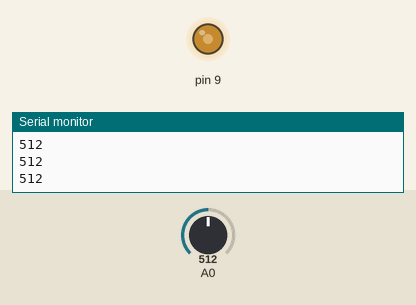
Recording of a sketch running on a simulated Arduino Uno, built with avr-gcc and run on an emulated ATmega328P. Parts: output pins drawn as LEDs (lit = HIGH), the last lines printed to the serial monitor. Inputs (shaded band) come from the test bench; at power-on: A0 = 512.

Above: at 1.2 s.
1.3 s: A0 set to 716
At 2.5 s:
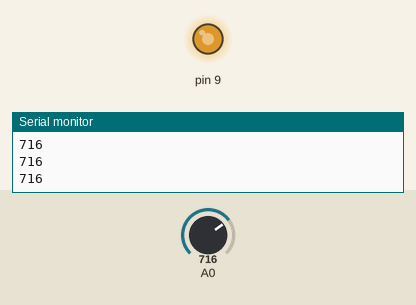
2.8 s: A0 set to 900
At 4.0 s:
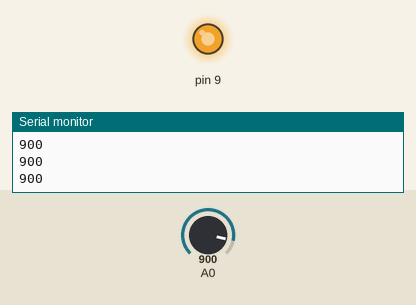
4.3 s: A0 set to 122
At 5.0 s:
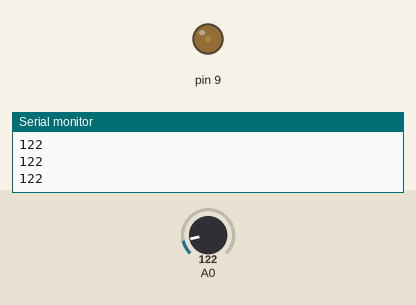
5.8 s: A0 set to 0
At 6.2 s:
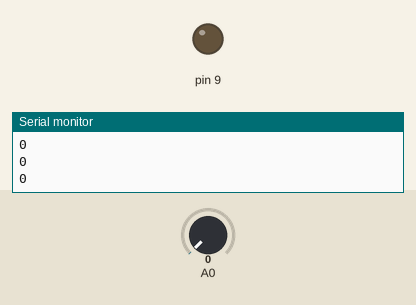
Timing chart, 0 to 8.3 s (numbered marks = the images above; inputs shaded):
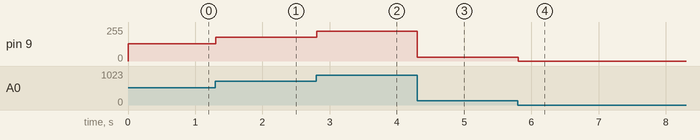

Measured:
- after the input at 1.3 s, pin 9: 128/255 → 179/255 at once
- after the input at 2.8 s, pin 9: 179/255 → 225/255 at once
- after the input at 4.3 s, pin 9: 225/255 → 30/255 at once
- after the input at 5.8 s, pin 9: 30/255 → 0/255 at once

The sketch:

topic12-1.ino
```cpp
void setup()
{
  pinMode (9, OUTPUT);
  Serial.begin(9600);
}

void loop()
{
  int k = analogRead(A0);
  Serial.println(k);

  int l = k / 4; // PWM은 0~255 범위만 허용

  analogWrite(9, l);
}
```
